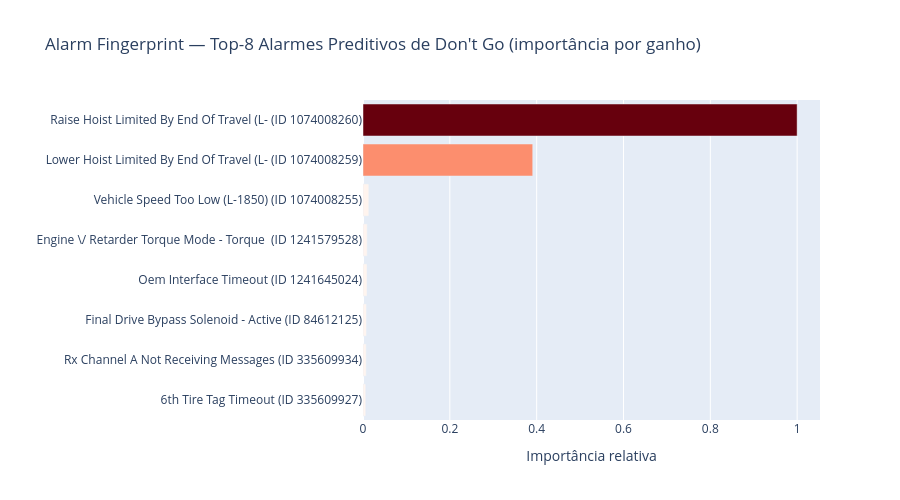

The cell this chart's notebook holds for it:
### Code cell
fp_imp_plot = fp_imp.head(8).copy()
fp_imp_plot['label'] = fp_imp_plot.apply(
    lambda r: f"{(r.get('Alarme','') or '')[:40]}\n(ID {int(r['alarm_id'])})", axis=1
)

fig2 = px.bar(
    fp_imp_plot.sort_values('gain_rel'),
    x='gain_rel', y='label',
    orientation='h',
    title='Alarm Fingerprint — Top-8 Alarmes Preditivos de Don\'t Go (importância por ganho)',
    labels={'gain_rel': 'Importância relativa', 'label': ''},
    color='gain_rel',
    color_continuous_scale='Reds',
)
fig2.update_layout(height=500, showlegend=False, coloraxis_showscale=False,
                   yaxis={'categoryorder': 'total ascending'})
fig2.show()
fig2.write_html(str(DASH_DIR / '08_alarm_fingerprint_narrative.html'))

### Figure 1 — Plotly figure (JSON) as saved in the notebook; plotly's stock layout.template omitted (floating-point values rounded to 4 significant figures)
{"data": [{"hovertemplate": "Importância relativa=%{marker.color}<br>=%{y}<extra></extra>", "legendgroup": "", "marker": {"color": [0.006399, 0.007396, 0.007919, 0.009212, 0.009702, 0.01341, 0.3909, 1.0], "coloraxis": "coloraxis", "pattern": {"shape": ""}}, "name": "", "orientation": "h", "showlegend": false, "textposition": "auto", "type": "bar", "x": [0.006399, 0.007396, 0.007919, 0.009212, 0.009702, 0.01341, 0.3909, 1.0], "xaxis": "x", "y": ["6th Tire Tag Timeout\n(ID 335609927)", "Rx Channel A Not Receiving Messages\n(ID 335609934)", "Final Drive Bypass Solenoid - Active\n(ID 84612125)", "Oem Interface Timeout\n(ID 1241645024)", "Engine \\/ Retarder Torque Mode - Torque \n(ID 1241579528)", "Vehicle Speed Too Low (L-1850)\n(ID 1074008255)", "Lower Hoist Limited By End Of Travel (L-\n(ID 1074008259)", "Raise Hoist Limited By End Of Travel (L-\n(ID 1074008260)"], "yaxis": "y"}], "layout": {"barmode": "relative", "coloraxis": {"colorbar": {"title": {"text": "Importância relativa"}}, "colorscale": [[0.0, "rgb(255,245,240)"], [0.125, "rgb(254,224,210)"], [0.25, "rgb(252,187,161)"], [0.375, "rgb(252,146,114)"], [0.5, "rgb(251,106,74)"], [0.625, "rgb(239,59,44)"], [0.75, "rgb(203,24,29)"], [0.875, "rgb(165,15,21)"], [1.0, "rgb(103,0,13)"]], "showscale": false}, "height": 500, "legend": {"tracegroupgap": 0}, "showlegend": false, "title": {"text": "Alarm Fingerprint — Top-8 Alarmes Preditivos de Don't Go (importância por ganho)"}, "xaxis": {"anchor": "y", "domain": [0.0, 1.0], "title": {"text": "Importância relativa"}}, "yaxis": {"anchor": "x", "categoryorder": "total ascending", "domain": [0.0, 1.0], "title": {"text": ""}}}}
